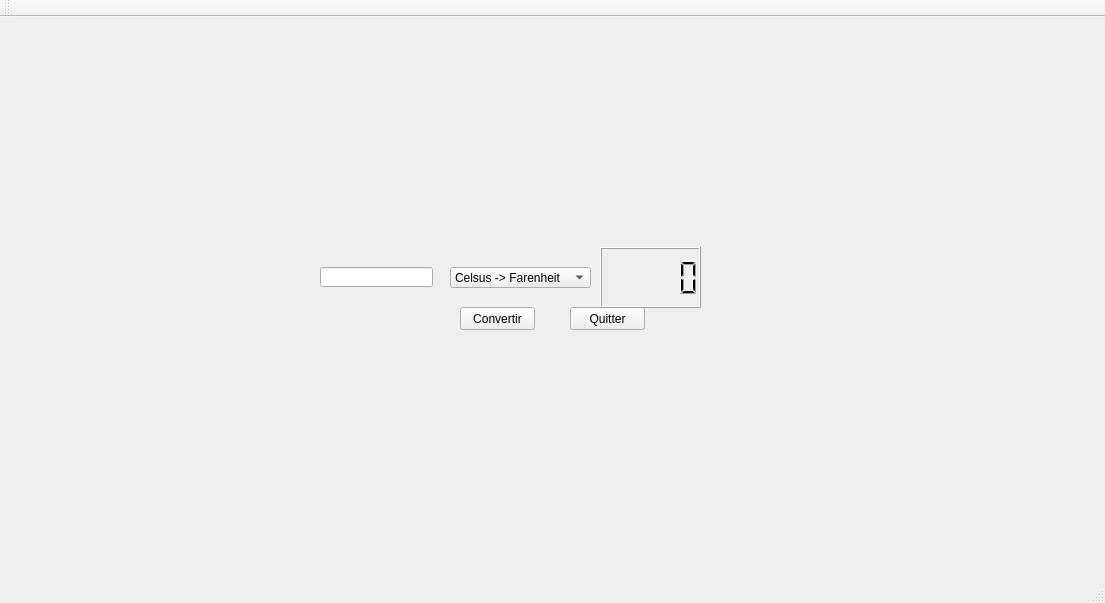
<?xml version="1.0" encoding="UTF-8"?>
<ui version="4.0">
 <class>MainWindow</class>
 <widget class="QMainWindow" name="MainWindow">
  <property name="geometry">
   <rect>
    <x>0</x>
    <y>0</y>
    <width>1105</width>
    <height>603</height>
   </rect>
  </property>
  <property name="windowTitle">
   <string>MainWindow</string>
  </property>
  <widget class="QWidget" name="centralWidget">
   <widget class="QComboBox" name="choixConversion">
    <property name="geometry">
     <rect>
      <x>450</x>
      <y>250</y>
      <width>141</width>
      <height>21</height>
     </rect>
    </property>
    <item>
     <property name="text">
      <string>Celsus -&gt; Farenheit</string>
     </property>
    </item>
    <item>
     <property name="text">
      <string>Farenheit -&gt; Celsus</string>
     </property>
    </item>
   </widget>
   <widget class="QPushButton" name="boutConvertir">
    <property name="geometry">
     <rect>
      <x>460</x>
      <y>290</y>
      <width>75</width>
      <height>23</height>
     </rect>
    </property>
    <property name="text">
     <string>Convertir</string>
    </property>
   </widget>
   <widget class="QPushButton" name="quitter">
    <property name="geometry">
     <rect>
      <x>570</x>
      <y>290</y>
      <width>75</width>
      <height>23</height>
     </rect>
    </property>
    <property name="text">
     <string>Quitter</string>
    </property>
   </widget>
   <widget class="QLineEdit" name="valeur">
    <property name="geometry">
     <rect>
      <x>320</x>
      <y>250</y>
      <width>113</width>
      <height>20</height>
     </rect>
    </property>
    <property name="text">
     <string/>
    </property>
   </widget>
   <widget class="QLCDNumber" name="resultats">
    <property name="geometry">
     <rect>
      <x>600</x>
      <y>230</y>
      <width>101</width>
      <height>61</height>
     </rect>
    </property>
   </widget>
  </widget>
  <widget class="QMenuBar" name="menuBar">
   <property name="geometry">
    <rect>
     <x>0</x>
     <y>0</y>
     <width>1105</width>
     <height>21</height>
    </rect>
   </property>
  </widget>
  <widget class="QToolBar" name="mainToolBar">
   <attribute name="toolBarArea">
    <enum>TopToolBarArea</enum>
   </attribute>
   <attribute name="toolBarBreak">
    <bool>false</bool>
   </attribute>
  </widget>
  <widget class="QStatusBar" name="statusBar"/>
 </widget>
 <layoutdefault spacing="6" margin="11"/>
 <resources/>
 <connections>
  <connection>
   <sender>quitter</sender>
   <signal>clicked()</signal>
   <receiver>MainWindow</receiver>
   <slot>close()</slot>
   <hints>
    <hint type="sourcelabel">
     <x>657</x>
     <y>334</y>
    </hint>
    <hint type="destinationlabel">
     <x>552</x>
     <y>301</y>
    </hint>
   </hints>
  </connection>
 </connections>
</ui>
